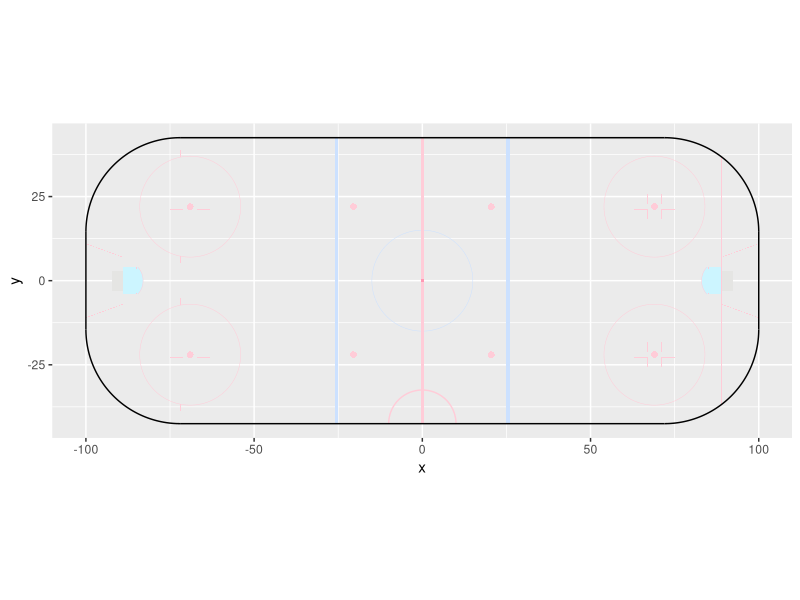

Write R code to recreate this figure.
# Source - https://github.com/mrbilltran/the-win-column/blob/master/nhl_rink_plot.R
# Blog post - https://thewincolumn.ca/2021/01/15/r-tutorial-creating-an-nhl-rink-using-the-tidyverse/

# Install packages
install.packages("tidyverse")
install.packages("ggforce")

# Use packages
library(tidyverse)
library(ggforce)

# Setting up colour values
NHL_red <- "#FFCCD8" # Use #C8102E for original red in the rules, #FFE6EB for lighter hue
NHL_blue <- "#CCE1FF" # Use #0033A0 for original blue in the rules, #E6EFFF for lighter hue
NHL_light_blue <- "#CCF5FF" # Use #41B6E6 for original crease blue in the rules, #E6F9FF for lighter hue

nhl_rink_plot <- function() {
  # Plotting an NHL rink completely following the NHL rule book:
  # https://cms.nhl.bamgrid.com/images/assets/binary/308893668/binary-file/file.pdf
  # Line widths, lengths, colours, all followed as closely as possible

  ggplot() +

    # Faceoff circles
    geom_circle(aes(x0 = 0, y0 = 0, r = 15), colour = NHL_blue, size = 2 / 12) + # Centre
    geom_circle(aes(x0 = 69, y0 = 22, r = 15), colour = NHL_red, size = 2 / 12) + # Top-Right
    geom_circle(aes(x0 = 69, y0 = -22, r = 15), colour = NHL_red, size = 2 / 12) + # Bottom-Right
    geom_circle(aes(x0 = -69, y0 = 22, r = 15), colour = NHL_red, size = 2 / 12) + # Top-Left
    geom_circle(aes(x0 = -69, y0 = -22, r = 15), colour = NHL_red, size = 2 / 12) + # Bottom-Left

    # Hash marks in T-R/B-R/T-L/B-R order, groups of four
    geom_tile(aes(x = 66.125, y = 37.77, width = 2 / 12, height = 2), fill = NHL_red) +
    geom_tile(aes(x = 66.125, y = 6.23, width = 2 / 12, height = 2), fill = NHL_red) +
    geom_tile(aes(x = 71.875, y = 37.77, width = 2 / 12, height = 2), fill = NHL_red) +
    geom_tile(aes(x = 71.875, y = 6.23, width = 2 / 12, height = 2), fill = NHL_red) +
    geom_tile(aes(x = 66.125, y = -37.77, width = 2 / 12, height = 2), fill = NHL_red) +
    geom_tile(aes(x = 66.125, y = -6.23, width = 2 / 12, height = 2), fill = NHL_red) +
    geom_tile(aes(x = 71.875, y = -37.77, width = 2 / 12, height = 2), fill = NHL_red) +
    geom_tile(aes(x = 71.875, y = -6.23, width = 2 / 12, height = 2), fill = NHL_red) +
    geom_tile(aes(x = -66.125, y = 37.77, width = 2 / 12, height = 2), fill = NHL_red) +
    geom_tile(aes(x = -66.125, y = 6.23, width = 2 / 12, height = 2), fill = NHL_red) +
    geom_tile(aes(x = -71.875, y = 37.77, width = 2 / 12, height = 2), fill = NHL_red) +
    geom_tile(aes(x = -71.875, y = 6.23, width = 2 / 12, height = 2), fill = NHL_red) +
    geom_tile(aes(x = -66.125, y = -37.77, width = 2 / 12, height = 2), fill = NHL_red) +
    geom_tile(aes(x = -66.125, y = -6.23, width = 2 / 12, height = 2), fill = NHL_red) +
    geom_tile(aes(x = -71.875, y = -37.77, width = 2 / 12, height = 2), fill = NHL_red) +
    geom_tile(aes(x = -71.875, y = -6.23, width = 2 / 12, height = 2), fill = NHL_red) +

    # Centre line
    geom_tile(aes(x = 0, y = 0, width = 1, height = 85), fill = NHL_red) + # Centre line

    # Faceoff dots - Plot AFTER centre lines for centre ice circle to show up above
    geom_circle(aes(x0 = 0, y0 = 0, r = 6 / 12), colour = "#FF99B4", fill = "#FF99B4", size = 0) + # Centre dot with unique red
    geom_circle(aes(x0 = 69, y0 = 22, r = 1), colour = NHL_red, fill = NHL_red, size = 0) + # Top-Right
    geom_circle(aes(x0 = 69, y0 = -22, r = 1), colour = NHL_red, fill = NHL_red, size = 0) + # Bottom-Right
    geom_circle(aes(x0 = -69, y0 = 22, r = 1), colour = NHL_red, fill = NHL_red, size = 0) + # Top-Left
    geom_circle(aes(x0 = -69, y0 = -22, r = 1), colour = NHL_red, fill = NHL_red, size = 0) + # Bottom-Left

    geom_circle(aes(x0 = 20.5, y0 = 22, r = 1), colour = NHL_red, fill = NHL_red, size = 0) + # Neutral Top-Right
    geom_circle(aes(x0 = 20.5, y0 = -22, r = 1), colour = NHL_red, fill = NHL_red, size = 0) + # Neutral Bottom-Right
    geom_circle(aes(x0 = -20.5, y0 = 22, r = 1), colour = NHL_red, fill = NHL_red, size = 0) + # Neutral Top-Left
    geom_circle(aes(x0 = -20.5, y0 = -22, r = 1), colour = NHL_red, fill = NHL_red, size = 0) + # Neutral Bottom-Left

    # Ells surrounding faceoff dots
    geom_tile(aes(x = 65, y = 22.83, width = 4, height = 2 / 12), fill = NHL_red) + # Top-Right
    geom_tile(aes(x = 73, y = 22.83, width = 4, height = 2 / 12), fill = NHL_red) +
    geom_tile(aes(x = 65, y = 21.17, width = 4, height = 2 / 12), fill = NHL_red) +
    geom_tile(aes(x = 73, y = 21.17, width = 4, height = 2 / 12), fill = NHL_red) +
    geom_tile(aes(x = 66.92, y = 24.25, width = 2 / 12, height = 3), fill = NHL_red) +
    geom_tile(aes(x = 71.08, y = 24.25, width = 2 / 12, height = 3), fill = NHL_red) +
    geom_tile(aes(x = 66.92, y = 19.75, width = 2 / 12, height = 3), fill = NHL_red) +
    geom_tile(aes(x = 71.08, y = 19.75, width = 2 / 12, height = 3), fill = NHL_red) +
    geom_tile(aes(x = 65, y = -22.83, width = 4, height = 2 / 12), fill = NHL_red) + # Bottom-Right
    geom_tile(aes(x = 73, y = -22.83, width = 4, height = 2 / 12), fill = NHL_red) +
    geom_tile(aes(x = 65, y = -21.17, width = 4, height = 2 / 12), fill = NHL_red) +
    geom_tile(aes(x = 73, y = -21.17, width = 4, height = 2 / 12), fill = NHL_red) +
    geom_tile(aes(x = 66.92, y = -24.25, width = 2 / 12, height = 3), fill = NHL_red) +
    geom_tile(aes(x = 71.08, y = -24.25, width = 2 / 12, height = 3), fill = NHL_red) +
    geom_tile(aes(x = 66.92, y = -19.75, width = 2 / 12, height = 3), fill = NHL_red) +
    geom_tile(aes(x = 71.08, y = -19.75, width = 2 / 12, height = 3), fill = NHL_red) +
    geom_tile(aes(x = -65, y = 22.83, width = 4, height = 2 / 12), fill = NHL_red) + # Top-Left
    geom_tile(aes(x = -73, y = 22.83, width = 4, height = 2 / 12), fill = NHL_red) +
    geom_tile(aes(x = -65, y = 21.17, width = 4, height = 2 / 12), fill = NHL_red) +
    geom_tile(aes(x = -73, y = 21.17, width = 4, height = 2 / 12), fill = NHL_red) +
    geom_tile(aes(x = -66.92, y = 24.25, width = 2 / 12, height = 3), fill = NHL_red) +
    geom_tile(aes(x = -71.08, y = 24.25, width = 2 / 12, height = 3), fill = NHL_red) +
    geom_tile(aes(x = -66.92, y = 19.75, width = 2 / 12, height = 3), fill = NHL_red) +
    geom_tile(aes(x = -71.08, y = 19.75, width = 2 / 12, height = 3), fill = NHL_red) +
    geom_tile(aes(x = -65, y = -22.83, width = 4, height = 2 / 12), fill = NHL_red) + # Bottom-Left
    geom_tile(aes(x = -73, y = -22.83, width = 4, height = 2 / 12), fill = NHL_red) +
    geom_tile(aes(x = -65, y = -21.17, width = 4, height = 2 / 12), fill = NHL_red) +
    geom_tile(aes(x = -73, y = -21.17, width = 4, height = 2 / 12), fill = NHL_red) +
    geom_tile(aes(x = -66.92, y = -24.25, width = 2 / 12, height = 3), fill = NHL_red) +
    geom_tile(aes(x = -71.08, y = -24.25, width = 2 / 12, height = 3), fill = NHL_red) +
    geom_tile(aes(x = -66.92, y = -19.75, width = 2 / 12, height = 3), fill = NHL_red) +
    geom_tile(aes(x = -71.08, y = -19.75, width = 2 / 12, height = 3), fill = NHL_red) +

    # Referee crease
    geom_arc(aes(x0 = 0, y0 = -42.5, start = -pi / 2, end = pi / 2, r = 10), colour = NHL_red) +

    # Left goalie crease
    geom_tile(aes(x = -86.75, y = 0, width = 4.5, height = 8), fill = NHL_light_blue) +
    geom_arc_bar(aes(x0 = -89, y0 = 0, start = atan(4.5 / 4) - 0.01, end = pi - atan(4.5 / 4) + 0.01, r0 = 4, r = 6), fill = NHL_light_blue, colour = NHL_light_blue, size = 1 / 12) + # manually adjusted arc
    geom_tile(aes(x = -86.75, y = -4, width = 4.5, height = 2 / 12), fill = NHL_red) +
    geom_tile(aes(x = -86.75, y = 4, width = 4.5, height = 2 / 12), fill = NHL_red) +
    geom_arc(aes(x0 = -89, y0 = 0, start = atan(4.5 / 4) - 0.01, end = pi - atan(4.5 / 4) + 0.01, r = 6), colour = NHL_red, size = 2 / 12) + # manually adjusted arc
    geom_tile(aes(x = -85, y = 3.75, width = 2 / 12, height = 0.42), fill = NHL_red) +
    geom_tile(aes(x = -85, y = -3.75, width = 2 / 12, height = 0.42), fill = NHL_red) +

    # Right goalie crease
    geom_tile(aes(x = 86.75, y = 0, width = 4.5, height = 8), fill = NHL_light_blue) +
    geom_arc_bar(aes(x0 = 89, y0 = 0, start = -atan(4.5 / 4) + 0.01, end = -pi + atan(4.5 / 4) - 0.01, r0 = 4, r = 6), fill = NHL_light_blue, colour = NHL_light_blue, size = 1 / 12) + # manually adjusted arc
    geom_tile(aes(x = 86.75, y = -4, width = 4.5, height = 2 / 12), fill = NHL_red) +
    geom_tile(aes(x = 86.75, y = 4, width = 4.5, height = 2 / 12), fill = NHL_red) +
    geom_arc(aes(x0 = 89, y0 = 0, start = -atan(4.5 / 4) + 0.01, end = -pi + atan(4.5 / 4) - 0.01, r = 6), colour = NHL_red, size = 2 / 12) + # manually adjusted arc
    geom_tile(aes(x = 85, y = 3.75, width = 2 / 12, height = 0.42), fill = NHL_red) +
    geom_tile(aes(x = 85, y = -3.75, width = 2 / 12, height = 0.42), fill = NHL_red) +

    # Goalie nets placed as rectangles
    geom_tile(aes(x = -90.67, y = 0, width = 3.33, height = 6), fill = "#E5E5E3") + # Left # with grey fills
    geom_tile(aes(x = 90.67, y = 0, width = 3.33, height = 6), fill = "#E5E5E3") + # Right

    # Trapezoids
    geom_polygon(aes(x = c(-100, -100, -89, -89), y = c(10.92, 11.08, 7.08, 6.92)), fill = NHL_red) + # Left
    geom_polygon(aes(x = c(-100, -100, -89, -89), y = c(-10.92, -11.08, -7.08, -6.92)), fill = NHL_red) + # Left
    geom_polygon(aes(x = c(100, 100, 89, 89), y = c(10.92, 11.08, 7.08, 6.92)), fill = NHL_red) + # Right
    geom_polygon(aes(x = c(100, 100, 89, 89), y = c(-10.92, -11.08, -7.08, -6.92)), fill = NHL_red) + # Right

    # Lines
    geom_tile(aes(x = -25.5, y = 0, width = 1, height = 85), fill = NHL_blue) + # Left Blue line
    geom_tile(aes(x = 25.5, y = 0, width = 1, height = 85), fill = NHL_blue) + # Right Blue line
    geom_tile(aes(x = -89, y = 0, width = 2 / 12, height = 73.50), fill = NHL_red) + # Left goal line (73.5 value is rounded from finding intersect of goal line and board radius)
    geom_tile(aes(x = 89, y = 0, width = 2 / 12, height = 73.50), fill = NHL_red) + # Right goal line

    # Borders as line segments - plotted last to cover up line ends, etc.
    geom_line(aes(x = c(-72, 72), y = c(42.5, 42.5))) + # Top
    geom_line(aes(x = c(-72, 72), y = c(-42.5, -42.5))) + # Bottom
    geom_line(aes(x = c(-100, -100), y = c(-14.5, 14.5))) + # Left
    geom_line(aes(x = c(100, 100), y = c(-14.5, 14.5))) + # Right
    geom_arc(aes(x0 = 72, y0 = 14.5, start = pi / 2, end = 0, r = 28)) + # Top-Right
    geom_arc(aes(x0 = 72, y0 = -14.5, start = pi, end = pi / 2, r = 28)) + # Bottom-Right
    geom_arc(aes(x0 = -72, y0 = 14.5, start = -pi / 2, end = 0, r = 28)) + # Top-Left
    geom_arc(aes(x0 = -72, y0 = -14.5, start = pi, end = 3 * pi / 2, r = 28)) + # Bottom-Left

    # Fixed scale for the coordinate system
    coord_fixed()
}

nhl_rink_plot()
# theme_void() # include this for a blank plot, but likely easier to include in ggplot2 function in main code to control layering
